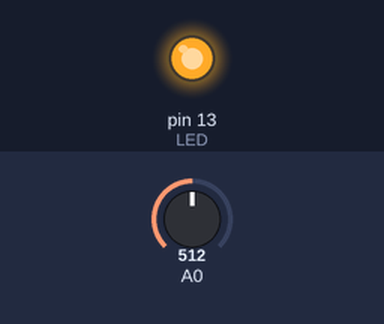
Recording of a sketch running on a simulated Arduino Uno, built with avr-gcc and run on an emulated ATmega328P. On the bench: output pins drawn as LEDs (lit = HIGH). The test bench sets the inputs (shaded band); at power-on: A0 = 512.

Above: at 0.2 s.
At 6.7 s:
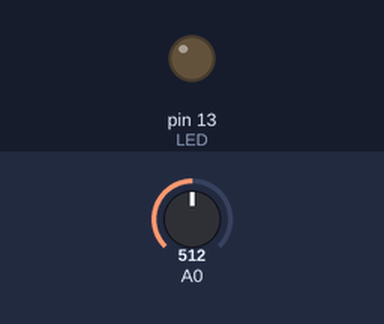
Timing chart, 0 to 10.4 s (numbered marks = the images above):
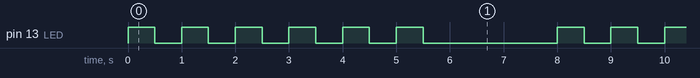

Measured:
- by itself, pin 13 (LED): repeats every 8.0 s: 5 × (LOW 0.50 s, HIGH 0.50 s), LOW 2.5 s, HIGH 0.50 s
- by itself, everything shown: repeats every 8.0 s, in 12 steps

The sketch:

project11.ino
```cpp
// Project 11 - Creating a Quick-Read Thermometer That Blinks the Temperature

#define LED 13

int blinks = 0;

void setup()
{
  pinMode(LED, OUTPUT);
}

int checkTemp()
{
  float voltage  = 0;
  float celsius  = 0;
  float hotTemp  = 26;
  float coldTemp = 20;
  float sensor   = 0;
  int result;
  // read the temperature sensor and convert the result to degrees Celsius

  sensor = analogRead(0);
  voltage = (sensor * 5000) / 1024; // convert raw sensor value to millivolts
  voltage = voltage - 500;          // remove voltage offset
  celsius = voltage / 10;           // convert millivolts to Celsius

  // act on temperature range
  if (celsius < coldTemp)
  {
    result = 2;
  }

else if (celsius >= coldTemp && celsius <= hotTemp)
  {
    result = 4;
  }
  else
  {
    result = 6;    // (celsius > hotTemp)
  }
  return result;
}

void blinkLED(int cycles, int del)
{
  for ( int z = 0 ; z < cycles ; z++ )
  {
    digitalWrite(LED, HIGH);
    delay(del);
    digitalWrite(LED, LOW);
    delay(del);
  }
}

void loop()
{
  blinks = checkTemp();
  blinkLED(blinks, 500);
  delay(2000);
}
```
